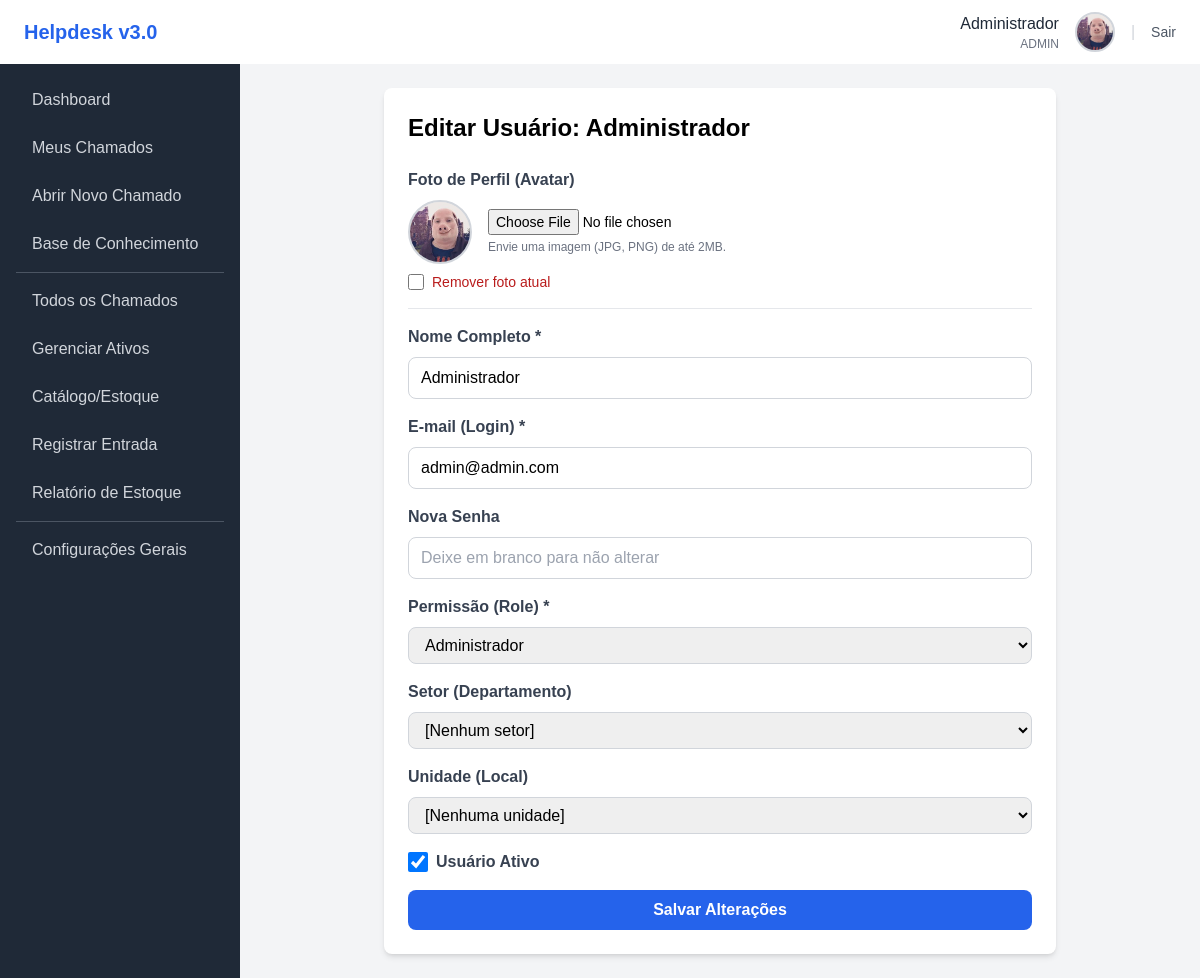
The page /admin/usuarios/editar.php?id=1 (signed in) on the database its author committed.
### tables this page shows
CREATE TABLE `usuarios` (
  `id_usuario` int(11) NOT NULL,
  `nome` varchar(100) NOT NULL,
  `email` varchar(100) NOT NULL,
  `senha_hash` varchar(255) NOT NULL,
  `setor_id` int(11) DEFAULT NULL,
  `unidade_id` int(11) DEFAULT NULL,
  `role` enum('USUARIO','TECNICO','ADMIN') NOT NULL DEFAULT 'USUARIO',
  `avatar_path` varchar(255) DEFAULT NULL,
  `ativo` tinyint(1) NOT NULL DEFAULT 1
);

### admin/usuarios/editar.php (the view, shortened to what this page needs)
<?php
require_once '../../includes/header.php';
$id_usuario = (int)$_GET['id'];
$stmt = $pdo->prepare("SELECT * FROM usuarios WHERE id_usuario = ?");
$stmt->execute([$id_usuario]);
$usuario = $stmt->fetch();
?>
<div class="bg-white shadow-md rounded-lg p-6 max-w-2xl mx-auto">
    <h2 class="text-2xl font-bold mb-6">Editar Usuário: <?= htmlspecialchars($usuario['nome']) ?></h2>
    <form action="processar.php" method="POST" enctype="multipart/form-data" class="space-y-4">
        <div>
            <label class="block text-gray-700 font-semibold mb-2">Foto de Perfil (Avatar)</label>
            <div class="flex items-center space-x-4">
                <div class="w-16 h-16 rounded-full bg-gray-200 overflow-hidden border-2 border-gray-300">
                    <?php if ($usuario['avatar_path']): ?>
                        <img src="<?= $base_url ?>/uploads/avatars/<?= htmlspecialchars($usuario['avatar_path']) ?>"
                             alt="Avatar" class="w-full h-full object-cover">
                    <?php else: ?>
                        <svg class="w-full h-full text-gray-400" fill="currentColor" viewBox="0 0 20 20">
                            <path fill-rule="evenodd" d="M10 9a3 3 0 100-6 3 3 0 000 6zm-7 9a7 7 0 1114 0H3z" clip-rule="evenodd"></path>
                        </svg>
                    <?php endif; ?>
                </div>
                <div>
                    <input type="file" name="avatar_upload" id="avatar_upload" class="text-sm">
                    <p class="text-xs text-gray-500 mt-1">Envie uma imagem (JPG, PNG) de até 2MB.</p>
                </div>
            </div>
            <?php if ($usuario['avatar_path']): ?>
            <div class="mt-2">
                <label class="flex items-center">
                    <input type="checkbox" name="remover_avatar" class="h-4 w-4 text-red-600 border-gray-300 rounded">
                    <span class="ml-2 text-sm text-red-700">Remover foto atual</span>
                </label>
            </div>
            <?php endif; ?>
        </div>
        <hr>
        <div>
            <label for="nome" class="block text-gray-700 font-semibold mb-2">Nome Completo *</label>
            <input type="text" id="nome" name="nome"
                   value="<?= htmlspecialchars($usuario['nome']) ?>"
                   class="w-full px-3 py-2 border border-gray-300 rounded-lg" required>
        </div>
        <div>
            <label for="email" class="block text-gray-700 font-semibold mb-2">E-mail (Login) *</label>
            <input type="email" id="email" name="email"
                   value="<?= htmlspecialchars($usuario['email']) ?>"
                   class="w-full px-3 py-2 border border-gray-300 rounded-lg" required>
        </div>
        <div>
            <label for="senha" class="block text-gray-700 font-semibold mb-2">Nova Senha</label>
            <input type="password" id="senha" name="senha"
                   class="w-full px-3 py-2 border border-gray-300 rounded-lg"
                   placeholder="Deixe em branco para não alterar">
        </div>
        <div>
            <label for="role" class="block text-gray-700 font-semibold mb-2">Permissão (Role) *</label>
            <select id="role" name="role" class="w-full px-3 py-2 border border-gray-300 rounded-lg" required>
                <option value="ADMIN" <?= ($usuario['role'] == 'ADMIN') ? 'selected' : '' ?>>Administrador</option>
            </select>
        </div>
        <div>
            <label for="setor_id" class="block text-gray-700 font-semibold mb-2">Setor (Departamento)</label>
            <select id="setor_id" name="setor_id" class="w-full px-3 py-2 border border-gray-300 rounded-lg">
                <option value="">[Nenhum setor]</option>
            </select>
        </div>
        <div>
            <label for="unidade_id" class="block text-gray-700 font-semibold mb-2">Unidade (Local)</label>
            <select id="unidade_id" name="unidade_id" class="w-full px-3 py-2 border border-gray-300 rounded-lg">
                <option value="">[Nenhuma unidade]</option>
            </select>
        </div>
        <div>
            <label class="flex items-center">
                <input type="checkbox" name="ativo" class="h-5 w-5 text-blue-600 border-gray-300 rounded"
                       <?= ($usuario['ativo']) ? 'checked' : '' ?>>
                <span class="ml-2 text-gray-700 font-semibold">Usuário Ativo</span>
            </label>
        </div>
        <button type="submit"
                class="w-full bg-blue-600 text-white font-bold py-2 px-4 rounded-lg hover:bg-blue-700">
            Salvar Alterações
        </button>
    </form>
</div>
<?php
require_once '../../includes/footer.php';
?>

### includes/header.php (style rules this page uses)
body { font-family: Arial, sans-serif; }

### rows shown on the page
usuarios: nome "Administrador", avatar_path (picture), email "admin@admin.com", role "Administrador", ativo "☑"

### other values the page prints
$usuario_nome_logado "Administrador"
$usuario_role_logado "ADMIN"
